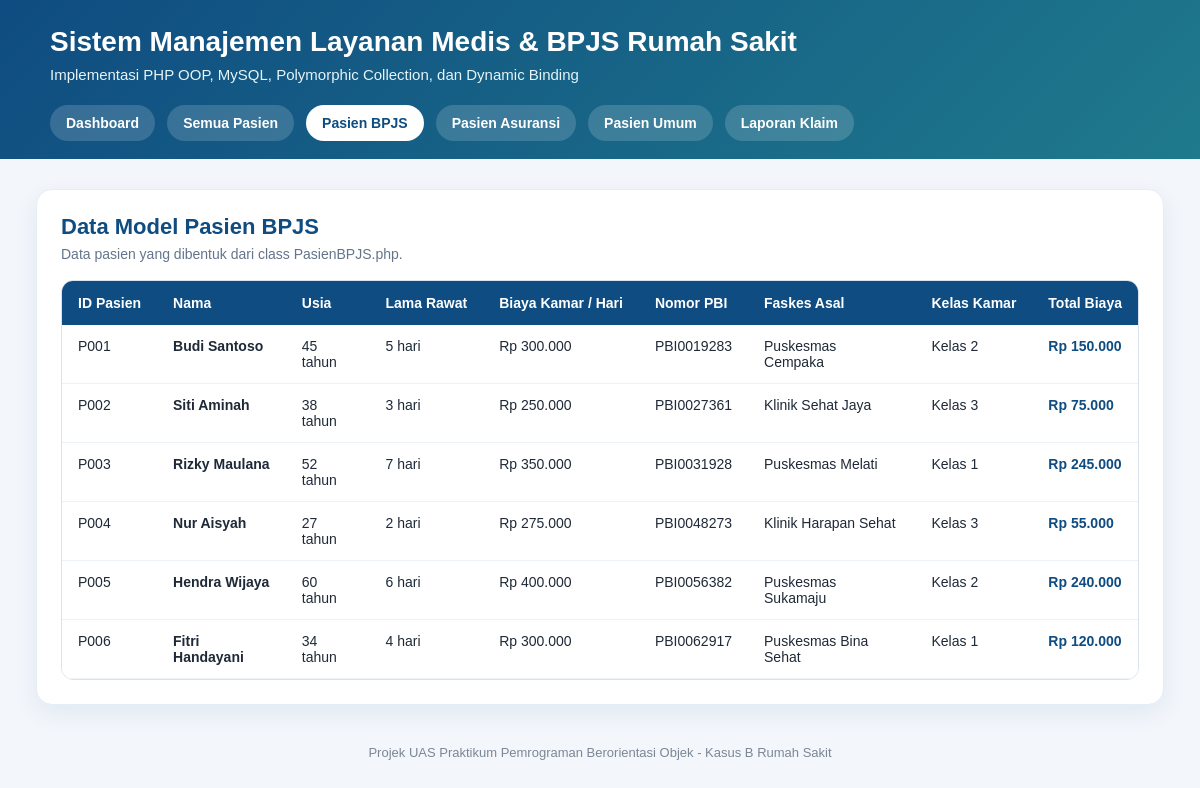
Screenshot of /index.php?page=bpjs with the database file from the repository.
### tables this page shows
CREATE TABLE `pasien_bpjs` (
  `id_pasien` varchar(10) NOT NULL,
  `nomor_pbi` varchar(30) NOT NULL,
  `faskes_asal` varchar(100) NOT NULL,
  `kelas_kamar` varchar(20) NOT NULL
);

CREATE TABLE `pasien` (
  `id_pasien` varchar(10) NOT NULL,
  `nama` varchar(100) NOT NULL,
  `usia` int NOT NULL,
  `lama_rawat` int NOT NULL,
  `biaya_kamar_per_hari` decimal(12,2) NOT NULL,
  `jenis_pasien` enum('BPJS','ASURANSI','UMUM') NOT NULL
);

### config/Koneksi.php (called while the page is built, shortened)
<?php
class Koneksi
{
    private $host = "localhost";
    private $username = "root";
    private $password = "";
    private $database = "rumah_sakit_pbo";
    public function __construct()
    {
        $this->conn = new mysqli(
            $this->host,
            $this->username,
            $this->password,
            $this->database
        );
    }
}

### dal/PasienDAL.php (called while the page is built, shortened)
<?php
require_once __DIR__ . "/../config/Koneksi.php";
require_once __DIR__ . "/../models/PasienBPJS.php";
class PasienDAL extends Koneksi
{
    public function getSemuaPasien()
    {
        $query = "
            SELECT
                pasien.id_pasien,
                pasien.nama,
                pasien.usia,
                pasien.lama_rawat,
                pasien.biaya_kamar_per_hari,
                pasien.jenis_pasien,
                pasien_bpjs.nomor_pbi,
                pasien_bpjs.faskes_asal,
                pasien_bpjs.kelas_kamar,
                pasien_asuransi_swasta.nama_provider,
                pasien_asuransi_swasta.nomor_polis,
                pasien_asuransi_swasta.limit_cover,
                pasien_umum.nik,
                pasien_umum.metode_pembayaran
            FROM pasien
            LEFT JOIN pasien_bpjs
                ON pasien.id_pasien = pasien_bpjs.id_pasien
            LEFT JOIN pasien_asuransi_swasta
                ON pasien.id_pasien = pasien_asuransi_swasta.id_pasien
            LEFT JOIN pasien_umum
                ON pasien.id_pasien = pasien_umum.id_pasien
            ORDER BY pasien.id_pasien ASC
        ";
        $result = $this->conn->query($query);
        $daftarPasien = [];
        while ($row = $result->fetch_assoc()) {
            $daftarPasien[] = $this->ubahKeObjekPasien($row);
        }
        return $daftarPasien;
    }
    private function ubahKeObjekPasien($row)
    {
        if ($row["jenis_pasien"] == "BPJS") {
            return new PasienBPJS(
                $row["id_pasien"],
                $row["nama"],
                $row["usia"],
                $row["lama_rawat"],
                $row["biaya_kamar_per_hari"],
                $row["nomor_pbi"],
                $row["faskes_asal"],
                $row["kelas_kamar"]
            );
        }
        if ($row["jenis_pasien"] == "ASURANSI") {
            return new PasienAsuransiSwasta(
                $row["id_pasien"],
                $row["nama"],
                $row["usia"],
                $row["lama_rawat"],
                $row["biaya_kamar_per_hari"],
                $row["nama_provider"],
                $row["nomor_polis"],
                $row["limit_cover"]
            );
        }
        if ($row["jenis_pasien"] == "UMUM") {
            return new PasienUmum(
                $row["id_pasien"],
                $row["nama"],
                $row["usia"],
                $row["lama_rawat"],
                $row["biaya_kamar_per_hari"],
                $row["nik"],
                $row["metode_pembayaran"]
            );
        }
        return null;
    }
}

### Models/Pasien.php (called while the page is built, shortened)
<?php
abstract class Pasien
{
    protected $idPasien;
    protected $nama;
    protected $usia;
    protected $lamaRawat;
    protected $biayaKamarPerHari;
    public function __construct($idPasien, $nama, $usia, $lamaRawat, $biayaKamarPerHari)
    {
        $this->idPasien = $idPasien;
        $this->nama = $nama;
        $this->usia = $usia;
        $this->lamaRawat = $lamaRawat;
        $this->biayaKamarPerHari = $biayaKamarPerHari;
    }
    public function getIdPasien()
    {
        return $this->idPasien;
    }
    public function getNama()
    {
        return $this->nama;
    }
    public function getUsia()
    {
        return $this->usia;
    }
    public function getLamaRawat()
    {
        return $this->lamaRawat;
    }
    public function getBiayaKamarPerHari()
    {
        return $this->biayaKamarPerHari;
    }
    public function hitungBiayaDasar()
    {
        return $this->lamaRawat * $this->biayaKamarPerHari;
    }
}

### Models/PasienBPJS.php (called while the page is built, shortened)
<?php
require_once __DIR__ . "/Pasien.php";
class PasienBPJS extends Pasien
{
    private $nomorPBI;
    private $faskesAsal;
    private $kelasKamar;
    public function __construct($idPasien, $nama, $usia, $lamaRawat, $biayaKamarPerHari, $nomorPBI, $faskesAsal, $kelasKamar)
    {
        $this->nomorPBI = $nomorPBI;
        $this->faskesAsal = $faskesAsal;
        $this->kelasKamar = $kelasKamar;
    }
    public function getNomorPBI()
    {
        return $this->nomorPBI;
    }
    public function getFaskesAsal()
    {
        return $this->faskesAsal;
    }
    public function getKelasKamar()
    {
        return $this->kelasKamar;
    }
    public function hitungTotalBiaya()
    {
        return $this->hitungBiayaDasar() * 0.10;
    }
}

### controllers/ManajemenRumahSakit.php (the view, shortened to what this page needs)
<?php
require_once __DIR__ . "/../dal/PasienDAL.php";
class ManajemenRumahSakit
{
    private $daftarPasien = [];
    public function __construct()
    {
        $this->pasienDAL = new PasienDAL();
        $this->daftarPasien = $this->pasienDAL->getSemuaPasien();
    }
    private function formatRupiah($angka)
    {
        return "Rp " . number_format($angka, 0, ",", ".");
    }
    public function tampilkanDataPasienBPJS()
    {
        echo "
            <div class='section-header'>
                <div>
                    <h2>Data Model Pasien BPJS</h2>
                    <p>Data pasien yang dibentuk dari class PasienBPJS.php.</p>
                </div>
            </div>
        ";
        echo "<div class='table-wrapper'>";
        echo "<table class='data-table'>";
        echo "
            <tr>
                <th>ID Pasien</th>
                <th>Nama</th>
                <th>Usia</th>
                <th>Lama Rawat</th>
                <th>Biaya Kamar / Hari</th>
                <th>Nomor PBI</th>
                <th>Faskes Asal</th>
                <th>Kelas Kamar</th>
                <th>Total Biaya</th>
            </tr>
        ";
        foreach ($this->daftarPasien as $pasien) {
            if ($pasien instanceof PasienBPJS) {
                echo "<tr>";
                echo "<td>" . htmlspecialchars($pasien->getIdPasien()) . "</td>";
                echo "<td class='name-cell'>" . htmlspecialchars($pasien->getNama()) . "</td>";
                echo "<td>" . htmlspecialchars($pasien->getUsia()) . " tahun</td>";
                echo "<td>" . htmlspecialchars($pasien->getLamaRawat()) . " hari</td>";
                echo "<td>" . $this->formatRupiah($pasien->getBiayaKamarPerHari()) . "</td>";
                echo "<td>" . htmlspecialchars($pasien->getNomorPBI()) . "</td>";
                echo "<td>" . htmlspecialchars($pasien->getFaskesAsal()) . "</td>";
                echo "<td>" . htmlspecialchars($pasien->getKelasKamar()) . "</td>";
                echo "<td class='total-cell'>" . $this->formatRupiah($pasien->hitungTotalBiaya()) . "</td>";
                echo "</tr>";
            }
        }
        echo "</table>";
        echo "</div>";
    }
}

### index.php (style rules this page uses)
* { box-sizing: border-box; }
body { margin: 0; font-family: Arial, Helvetica, sans-serif; background: #f3f6fb; color: #1f2937; }
.section-header { display: flex; justify-content: space-between; align-items: center; margin-bottom: 18px; }
.section-header h2 { margin: 0; color: #0f4c81; font-size: 22px; }
.section-header p { margin: 6px 0 0; color: #64748b; font-size: 14px; }
.table-wrapper { width: 100%; overflow-x: auto; border-radius: 12px; border: 1px solid #d8e3ef; }
.data-table { width: 100%; border-collapse: collapse; background: white; min-width: 900px; }
.data-table th { background: #0f4c81; color: white; padding: 14px 16px; text-align: left; font-size: 14px; white-space: nowrap; }
.data-table td { padding: 13px 16px; border-bottom: 1px solid #edf2f7; font-size: 14px; vertical-align: top; }
.name-cell { font-weight: bold; color: #1f2937; }
.total-cell { font-weight: bold; color: #0f4c81; white-space: nowrap; }

### rows the page displays
pasien_bpjs: id_pasien.id_pasien "P001", id_pasien.nama "Budi Santoso", id_pasien.usia "45", id_pasien.lama_rawat "5", id_pasien.biaya_kamar_per_hari "Rp 300.000", nomor_pbi "PBI0019283", faskes_asal "Puskesmas Cempaka", kelas_kamar "Kelas 2", id_pasien.biaya_kamar_per_hari "Rp 150.000"
pasien_bpjs: id_pasien.id_pasien "P002", id_pasien.nama "Siti Aminah", id_pasien.usia "38", id_pasien.lama_rawat "3", id_pasien.biaya_kamar_per_hari "Rp 250.000", nomor_pbi "PBI0027361", faskes_asal "Klinik Sehat Jaya", kelas_kamar "Kelas 3", id_pasien.biaya_kamar_per_hari "Rp 75.000"
pasien_bpjs: id_pasien.id_pasien "P003", id_pasien.nama "Rizky Maulana", id_pasien.usia "52", id_pasien.lama_rawat "7", id_pasien.biaya_kamar_per_hari "Rp 350.000", nomor_pbi "PBI0031928", faskes_asal "Puskesmas Melati", kelas_kamar "Kelas 1", id_pasien.biaya_kamar_per_hari "Rp 245.000"
pasien_bpjs: id_pasien.id_pasien "P004", id_pasien.nama "Nur Aisyah", id_pasien.usia "27", id_pasien.lama_rawat "2", id_pasien.biaya_kamar_per_hari "Rp 275.000", nomor_pbi "PBI0048273", faskes_asal "Klinik Harapan Sehat", kelas_kamar "Kelas 3", id_pasien.biaya_kamar_per_hari "Rp 55.000"
pasien_bpjs: id_pasien.id_pasien "P005", id_pasien.nama "Hendra Wijaya", id_pasien.usia "60", id_pasien.lama_rawat "6", id_pasien.biaya_kamar_per_hari "Rp 400.000", nomor_pbi "PBI0056382", faskes_asal "Puskesmas Sukamaju", kelas_kamar "Kelas 2", id_pasien.biaya_kamar_per_hari "Rp 240.000"
pasien_bpjs: id_pasien.id_pasien "P006", id_pasien.nama "Fitri Handayani", id_pasien.usia "34", id_pasien.lama_rawat "4", id_pasien.biaya_kamar_per_hari "Rp 300.000", nomor_pbi "PBI0062917", faskes_asal "Puskesmas Bina Sehat", kelas_kamar "Kelas 1", id_pasien.biaya_kamar_per_hari "Rp 120.000"
